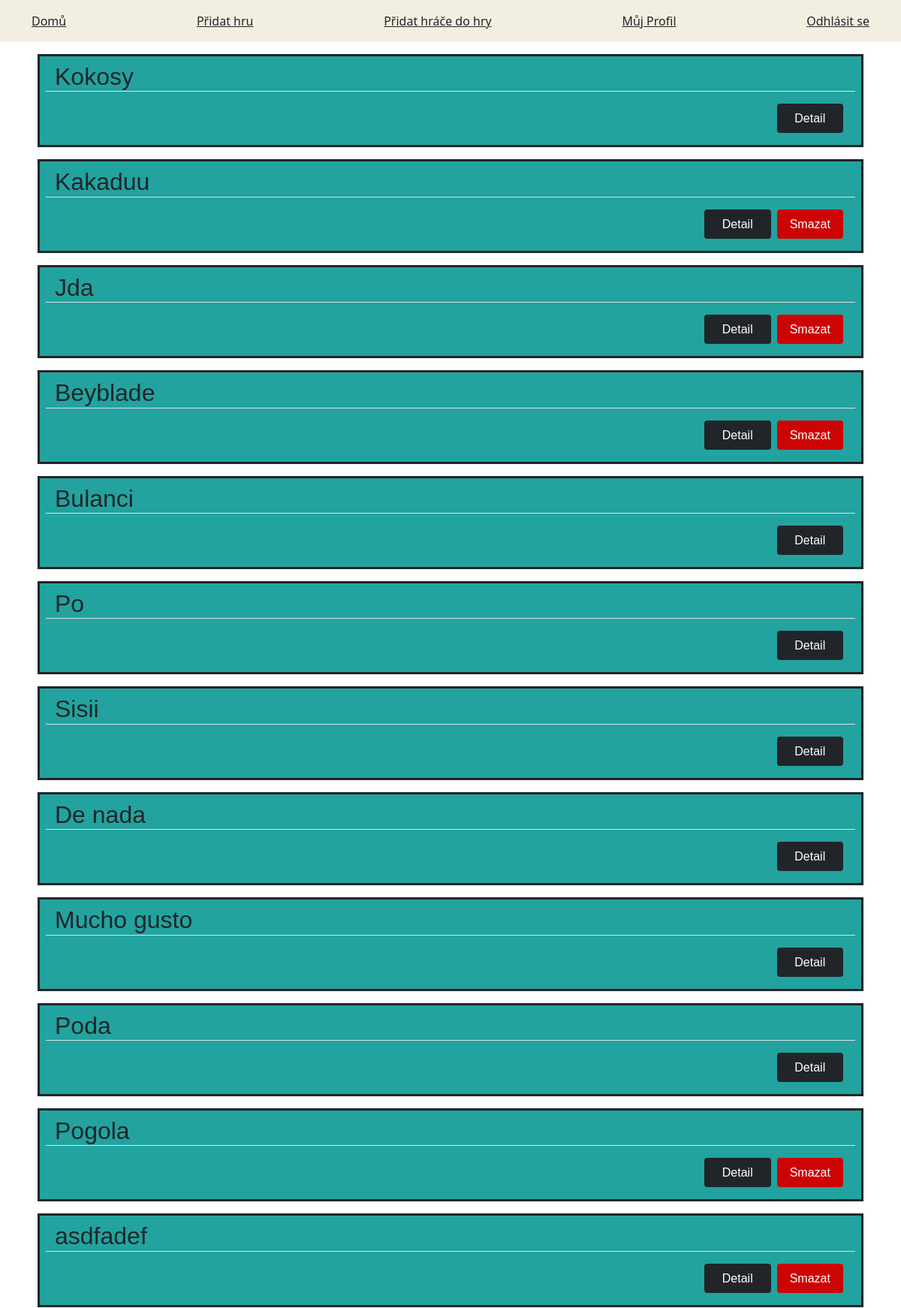
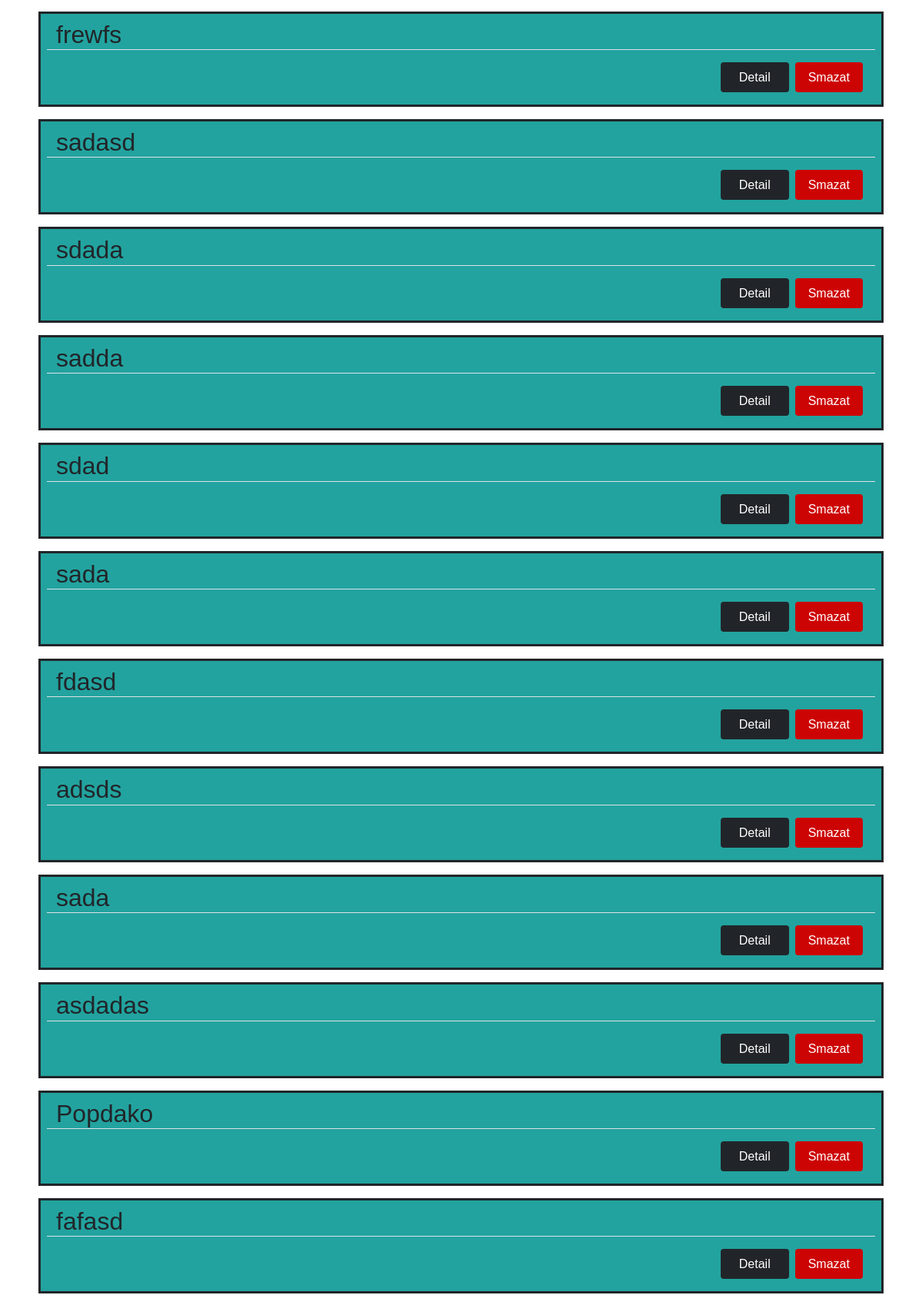
Screenshot of / (signed in, upper part) with the database file from the repository (2 pictures, top to bottom).
### games/models.py (models this page shows, shortened)
class Game(models.Model):
    title = models.CharField('Titulek', max_length=100)
    time_start = models.DateTimeField('Čas zahájení')
    time_end = models.DateTimeField('Čas ukončení', blank=True, null=True)
    description = models.TextField('Popisek', max_length=250)
    author = models.ForeignKey(User, on_delete=models.CASCADE)
    active = models.BooleanField('Aktivní', default=False)
    winner = models.CharField(max_length=200, null=True, blank=True)

### games/views.py (the view)
# urls.py: path('', views.index, name='index'),
@login_required
def index(request):
    games = Game.objects.all().order_by('-time_start')
    gamePlayers = PlayerGame.objects.all()                          #výpis hráčů na indexu
    is_admin_or_player = is_player_or_admin(request.user)
    context = {'games': games, 'gameplayers': gamePlayers, 'is_admin_or_player': is_admin_or_player}
    return render(request, 'index.html', context)

### games/views.py (called while the page is built)
def is_player_or_admin(user):
    if user.is_superuser:                   #funkce na určení zda je užívatel admin nebo hráč
        return user.is_superuser
    else:
        return user.groups.filter(name='Hráč').exists()

### templates/index.html (shortened to what this page needs)
{% extends 'base.html' %}
{% block content %}
    {% if games %}
        {% for game in games %}
            <div class="container">
                <div class="row border border-3 border-dark m-2 mb-3 p-2" style="background-color: #22A39F">
                    <h2 class="d-flex float-start border-bottom"
                        style="font-family: Helvetica">{{ game.title }}  </h2>
                    <div class="float-end d-flex justify-content-end p-2">
                        <button class="col-1 float-end me-2 btn bg-dark"><a
                                class="text-decoration-none text-white " style="font-family: Helvetica"
                                href={% url 'detail' id=game.pk %}>Detail</a></button>
                        {% if user.is_superuser or user == game.author %}
                            <button class="col-1 float-end me-2 btn" style="background-color: #CD0404"><a
                                    class="text-decoration-none text-white " style="font-family: Helvetica"
                                    href={% url 'delete' id=game.pk %}>Smazat</a></button>
                        {% endif %}
                    </div>
                </div>
            </div>
        {% endfor %}
    {% endif %}
{% endblock %}

### templates/base.html (shortened to what this page needs)
<!DOCTYPE html>
<html>
<head>
    <link href="https://cdn.jsdelivr.net/npm/bootstrap@5.0.1/dist/css/bootstrap.min.css" rel="stylesheet"
>
<link href="https://cdn.jsdelivr.net/npm/bootstrap-icons@1.5.0/font/bootstrap-icons.css" rel="stylesheet">
</head>
<body>
{% block body %}
    <div class="p-3 mb-3" style="background-color: #F3EFE0">
        <div class="container d-flex justify-content-between">
            {% if user.is_authenticated %}
                <div><a class="text-dark" href="{% url 'index' %}">Domů</a></div>
                {% for group in request.user.groups.all %}
                    {% if group.name == 'Hráč' %}
                        <div><a class="text-dark" href="{% url 'add' %}">Přidat hru</a></div>
                        <div><a class="text-dark" href="{% url 'addGamePlayers' %}">Přidat hráče do hry</a></div>
                    {% endif %}
                {% endfor %}
                <div><a class="text-dark" href="{% url 'home' %}">Můj Profil</a></div>
                <div><a class="text-dark" href="{% url 'account_logout' %}">Odhlásit se</a></div>
            {% else %}
                <div><a class="text-dark" href="{% url 'account_login' %}">Sign In</a></div>
                <div><a class="text-dark" href="{% url 'account_signup' %}">Sign Up</a></div>
            {% endif %}
        </div>
    </div>
    {% block content %}
    {% endblock %}
{% endblock %}
</body>
</html>

### rows the page displays
Game: title "Kokosy"
Game: title "Kakaduu", shows "Smazat"
Game: title "Jda", shows "Smazat"
Game: title "Beyblade", shows "Smazat"
Game: title "Bulanci"
Game: title "Po"
Game: title "Sisii"
Game: title "De nada"
Game: title "Mucho gusto"
Game: title "Poda"
Game: title "Pogola", shows "Smazat"
Game: title "asdfadef", shows "Smazat"
Game: title "frewfs", shows "Smazat"
Game: title "sadasd", shows "Smazat"
Game: title "sdada", shows "Smazat"
Game: title "sadda", shows "Smazat"
Game: title "sdad", shows "Smazat"
Game: title "sada", shows "Smazat"
Game: title "fdasd", shows "Smazat"
Game: title "adsds", shows "Smazat"
Game: title "sada", shows "Smazat"
Game: title "asdadas", shows "Smazat"
Game: title "Popdako", shows "Smazat"
Game: title "fafasd", shows "Smazat"
